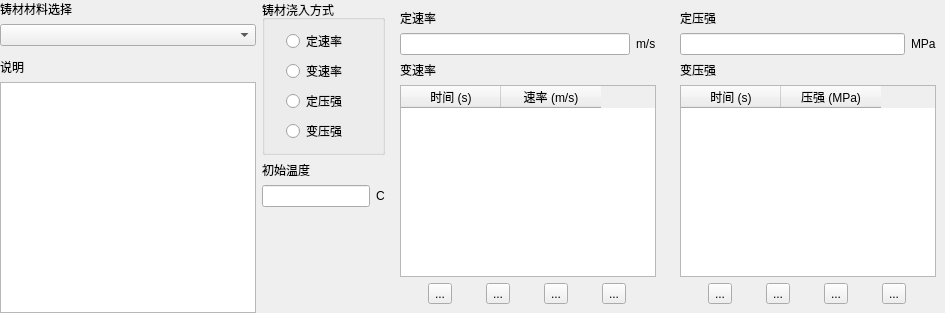
      <widget class="QWidget" name="tab_castingMaterial">
       <property name="sizePolicy">
        <sizepolicy hsizetype="Expanding" vsizetype="Expanding">
         <horstretch>0</horstretch>
         <verstretch>0</verstretch>
        </sizepolicy>
       </property>
       <attribute name="title">
        <string>铸件配置</string>
       </attribute>
       <layout class="QHBoxLayout" name="horizontalLayout_3">
        <property name="leftMargin">
         <number>0</number>
        </property>
        <property name="topMargin">
         <number>0</number>
        </property>
        <property name="rightMargin">
         <number>0</number>
        </property>
        <property name="bottomMargin">
         <number>0</number>
        </property>
        <item>
         <widget class="QFrame" name="frame_16">
          <property name="frameShape">
           <enum>QFrame::NoFrame</enum>
          </property>
          <property name="frameShadow">
           <enum>QFrame::Raised</enum>
          </property>
          <layout class="QVBoxLayout" name="verticalLayout_3">
           <property name="leftMargin">
            <number>0</number>
           </property>
           <property name="topMargin">
            <number>0</number>
           </property>
           <property name="rightMargin">
            <number>0</number>
           </property>
           <property name="bottomMargin">
            <number>0</number>
           </property>
           <item>
            <layout class="QVBoxLayout" name="verticalLayout">
             <item>
              <widget class="QLabel" name="label">
               <property name="text">
                <string>铸材材料选择</string>
               </property>
              </widget>
             </item>
             <item>
              <widget class="TreeViewComboBox" name="comboBox_material"/>
             </item>
             <item>
              <widget class="QFrame" name="frame_7">
               <property name="frameShape">
                <enum>QFrame::StyledPanel</enum>
               </property>
               <property name="frameShadow">
                <enum>QFrame::Raised</enum>
               </property>
              </widget>
             </item>
            </layout>
           </item>
           <item>
            <layout class="QVBoxLayout" name="verticalLayout_2">
             <item>
              <widget class="QLabel" name="label_2">
               <property name="text">
                <string>说明</string>
               </property>
              </widget>
             </item>
             <item>
              <widget class="QPlainTextEdit" name="plainTextEdit_introduction"/>
             </item>
            </layout>
           </item>
          </layout>
         </widget>
        </item>
        <item>
         <widget class="QFrame" name="frame_17">
          <property name="frameShape">
           <enum>QFrame::NoFrame</enum>
          </property>
          <property name="frameShadow">
           <enum>QFrame::Raised</enum>
          </property>
          <layout class="QVBoxLayout" name="verticalLayout_8">
           <property name="leftMargin">
            <number>0</number>
           </property>
           <property name="topMargin">
            <number>0</number>
           </property>
           <property name="rightMargin">
            <number>0</number>
           </property>
           <property name="bottomMargin">
            <number>0</number>
           </property>
           <item>
            <widget class="QGroupBox" name="groupBox">
             <property name="minimumSize">
              <size>
               <width>0</width>
               <height>100</height>
              </size>
             </property>
             <property name="title">
              <string>铸材浇入方式 </string>
             </property>
             <layout class="QVBoxLayout" name="verticalLayout_16">
              <item>
               <layout class="QVBoxLayout" name="verticalLayout_9">
                <property name="leftMargin">
                 <number>12</number>
                </property>
                <item>
                 <widget class="QRadioButton" name="radioButton_constantVelocity">
                  <property name="text">
                   <string>定速率</string>
                  </property>
                 </widget>
                </item>
                <item>
                 <widget class="QRadioButton" name="radioButton_varyingVelocity">
                  <property name="text">
                   <string>变速率</string>
                  </property>
                 </widget>
                </item>
                <item>
                 <widget class="QRadioButton" name="radioButton_constantPressure">
                  <property name="text">
                   <string>定压强</string>
                  </property>
                 </widget>
                </item>
                <item>
                 <widget class="QRadioButton" name="radioButton_varyingPressure">
                  <property name="text">
                   <string>变压强</string>
                  </property>
                 </widget>
                </item>
               </layout>
              </item>
             </layout>
            </widget>
           </item>
           <item>
            <layout class="QVBoxLayout" name="verticalLayout_7">
             <item>
              <widget class="QLabel" name="label_3">
               <property name="text">
                <string>初始温度</string>
               </property>
              </widget>
             </item>
             <item>
              <layout class="QHBoxLayout" name="horizontalLayout_4">
               <item>
                <widget class="QLineEdit" name="lineEdit_initialTemperature"/>
               </item>
               <item>
                <widget class="QLabel" name="label_4">
                 <property name="text">
                  <string>C</string>
                 </property>
                </widget>
               </item>
              </layout>
             </item>
             <item>
              <spacer name="verticalSpacer_2">
               <property name="orientation">
                <enum>Qt::Vertical</enum>
               </property>
               <property name="sizeHint" stdset="0">
                <size>
                 <width>20</width>
                 <height>40</height>
                </size>
               </property>
              </spacer>
             </item>
            </layout>
           </item>
          </layout>
         </widget>
        </item>
        <item>
         <widget class="QFrame" name="frame_18">
          <property name="frameShape">
           <enum>QFrame::NoFrame</enum>
          </property>
          <property name="frameShadow">
           <enum>QFrame::Raised</enum>
          </property>
          <layout class="QVBoxLayout" name="verticalLayout_11">
           <item>
            <layout class="QVBoxLayout" name="verticalLayout_10">
             <item>
              <widget class="QLabel" name="label_5">
               <property name="text">
                <string>定速率</string>
               </property>
              </widget>
             </item>
             <item>
              <layout class="QHBoxLayout" name="horizontalLayout_5">
               <item>
                <widget class="QLineEdit" name="lineEdit_constantVelocity"/>
               </item>
               <item>
                <widget class="QLabel" name="label_6">
                 <property name="text">
                  <string>m/s</string>
                 </property>
                </widget>
               </item>
              </layout>
             </item>
            </layout>
           </item>
           <item>
            <widget class="QLabel" name="label_7">
             <property name="text">
              <string>变速率</string>
             </property>
            </widget>
           </item>
           <item>
            <widget class="QTableWidget" name="tableWidget_varyingVelocity">
             <property name="minimumSize">
              <size>
               <width>0</width>
               <height>50</height>
              </size>
             </property>
             <column>
              <property name="text">
               <string>时间 (s)</string>
              </property>
             </column>
             <column>
              <property name="text">
               <string>速率 (m/s)</string>
              </property>
             </column>
            </widget>
           </item>
           <item>
            <widget class="QFrame" name="frame_varyingVelocity">
             <property name="frameShape">
              <enum>QFrame::NoFrame</enum>
             </property>
             <property name="frameShadow">
              <enum>QFrame::Raised</enum>
             </property>
             <layout class="QHBoxLayout" name="horizontalLayout_6">
              <property name="leftMargin">
               <number>0</number>
              </property>
              <property name="topMargin">
               <number>0</number>
              </property>
              <property name="rightMargin">
               <number>0</number>
              </property>
              <property name="bottomMargin">
               <number>0</number>
              </property>
              <item>
               <widget class="QToolButton" name="toolButton_varyingVelocityAdd">
                <property name="text">
                 <string>...</string>
                </property>
                <property name="icon">
                 <iconset resource="GFS_Resource.qrc">
                  <normaloff>:/plus.png</normaloff>:/plus.png</iconset>
                </property>
               </widget>
              </item>
              <item>
               <widget class="QToolButton" name="toolButton_varyingVelocityDelete">
                <property name="text">
                 <string>...</string>
                </property>
                <property name="icon">
                 <iconset resource="GFS_Resource.qrc">
                  <normaloff>:/minus.png</normaloff>:/minus.png</iconset>
                </property>
               </widget>
              </item>
              <item>
               <widget class="QToolButton" name="toolButton_varyingVelocityOK">
                <property name="text">
                 <string>...</string>
                </property>
                <property name="icon">
                 <iconset resource="GFS_Resource.qrc">
                  <normaloff>:/check.png</normaloff>:/check.png</iconset>
                </property>
               </widget>
              </item>
              <item>
               <widget class="QToolButton" name="toolButton_varyingVelocityCancel">
                <property name="text">
                 <string>...</string>
                </property>
                <property name="icon">
                 <iconset resource="GFS_Resource.qrc">
                  <normaloff>:/uncheck.png</normaloff>:/uncheck.png</iconset>
                </property>
               </widget>
              </item>
             </layout>
            </widget>
           </item>
          </layout>
         </widget>
        </item>
        <item>
         <widget class="QFrame" name="frame_19">
          <property name="frameShape">
           <enum>QFrame::NoFrame</enum>
          </property>
          <property name="frameShadow">
           <enum>QFrame::Raised</enum>
          </property>
          <layout class="QVBoxLayout" name="verticalLayout_12">
           <item>
            <layout class="QVBoxLayout" name="verticalLayout_13">
             <item>
              <widget class="QLabel" name="label_8">
               <property name="text">
                <string>定压强</string>
               </property>
              </widget>
             </item>
             <item>
              <layout class="QHBoxLayout" name="horizontalLayout_7">
               <item>
                <widget class="QLineEdit" name="lineEdit_constantPressure"/>
               </item>
               <item>
                <widget class="QLabel" name="label_9">
                 <property name="text">
                  <string>MPa</string>
                 </property>
                </widget>
               </item>
              </layout>
             </item>
            </layout>
           </item>
           <item>
            <widget class="QLabel" name="label_11">
             <property name="text">
              <string>变压强</string>
             </property>
            </widget>
           </item>
           <item>
            <widget class="QTableWidget" name="tableWidget_varyingPressure">
             <property name="minimumSize">
              <size>
               <width>0</width>
               <height>50</height>
              </size>
             </property>
             <column>
              <property name="text">
               <string>时间 (s)</string>
              </property>
             </column>
             <column>
              <property name="text">
               <string>压强 (MPa)</string>
              </property>
             </column>
            </widget>
           </item>
           <item>
            <widget class="QFrame" name="frame_varyingPressure">
             <property name="frameShape">
              <enum>QFrame::NoFrame</enum>
             </property>
             <property name="frameShadow">
              <enum>QFrame::Raised</enum>
             </property>
             <layout class="QHBoxLayout" name="horizontalLayout_8">
              <property name="leftMargin">
               <number>0</number>
              </property>
              <property name="topMargin">
               <number>0</number>
              </property>
              <property name="rightMargin">
               <number>0</number>
              </property>
              <property name="bottomMargin">
               <number>0</number>
              </property>
              <item>
               <widget class="QToolButton" name="toolButton_varyingPressureAdd">
                <property name="text">
                 <string>...</string>
                </property>
                <property name="icon">
                 <iconset resource="GFS_Resource.qrc">
                  <normaloff>:/plus.png</normaloff>:/plus.png</iconset>
                </property>
               </widget>
              </item>
              <item>
               <widget class="QToolButton" name="toolButton_varyingPressureDelete">
                <property name="text">
                 <string>...</string>
                </property>
                <property name="icon">
                 <iconset resource="GFS_Resource.qrc">
                  <normaloff>:/minus.png</normaloff>:/minus.png</iconset>
                </property>
               </widget>
              </item>
              <item>
               <widget class="QToolButton" name="toolButton_varyingPressureOK">
                <property name="text">
                 <string>...</string>
                </property>
                <property name="icon">
                 <iconset resource="GFS_Resource.qrc">
                  <normaloff>:/check.png</normaloff>:/check.png</iconset>
                </property>
               </widget>
              </item>
              <item>
               <widget class="QToolButton" name="toolButton_varyingPressCancel">
                <property name="text">
                 <string>...</string>
                </property>
                <property name="icon">
                 <iconset resource="GFS_Resource.qrc">
                  <normaloff>:/uncheck.png</normaloff>:/uncheck.png</iconset>
                </property>
               </widget>
              </item>
             </layout>
            </widget>
           </item>
          </layout>
         </widget>
        </item>
       </layout>
      </widget>
